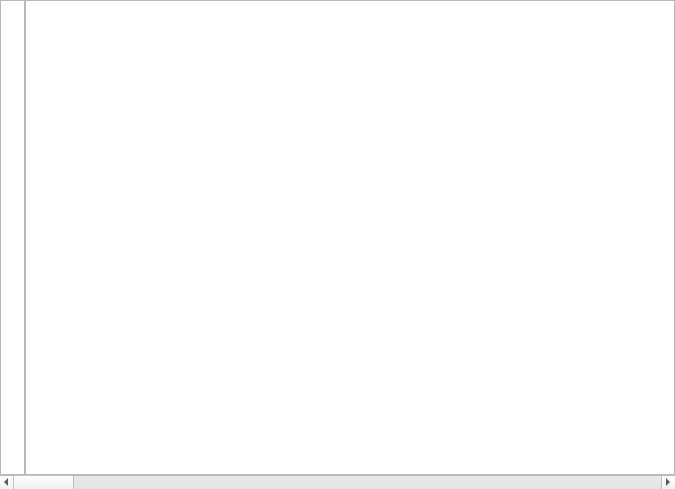
<?xml version="1.0" encoding="UTF-8"?>
<ui version="4.0">
 <class>MyTextEdit</class>
 <widget class="QWidget" name="MyTextEdit">
  <property name="geometry">
   <rect>
    <x>0</x>
    <y>0</y>
    <width>675</width>
    <height>489</height>
   </rect>
  </property>
  <property name="windowTitle">
   <string>Form</string>
  </property>
  <layout class="QVBoxLayout" name="verticalLayout">
   <property name="spacing">
    <number>0</number>
   </property>
   <property name="leftMargin">
    <number>0</number>
   </property>
   <property name="topMargin">
    <number>0</number>
   </property>
   <property name="rightMargin">
    <number>0</number>
   </property>
   <property name="bottomMargin">
    <number>0</number>
   </property>
   <item>
    <layout class="QHBoxLayout" name="horizontalLayout">
     <property name="spacing">
      <number>0</number>
     </property>
     <item>
      <widget class="QTextBrowser" name="textBrowser">
       <property name="maximumSize">
        <size>
         <width>25</width>
         <height>16777215</height>
        </size>
       </property>
       <property name="verticalScrollBarPolicy">
        <enum>Qt::ScrollBarAlwaysOff</enum>
       </property>
       <property name="horizontalScrollBarPolicy">
        <enum>Qt::ScrollBarAlwaysOff</enum>
       </property>
      </widget>
     </item>
     <item>
      <widget class="QTextEdit" name="textEdit">
       <property name="horizontalScrollBarPolicy">
        <enum>Qt::ScrollBarAlwaysOff</enum>
       </property>
       <property name="lineWrapMode">
        <enum>QTextEdit::NoWrap</enum>
       </property>
      </widget>
     </item>
    </layout>
   </item>
   <item>
    <widget class="QScrollBar" name="horizontalScrollBar">
     <property name="orientation">
      <enum>Qt::Horizontal</enum>
     </property>
    </widget>
   </item>
  </layout>
 </widget>
 <resources/>
 <connections/>
</ui>
